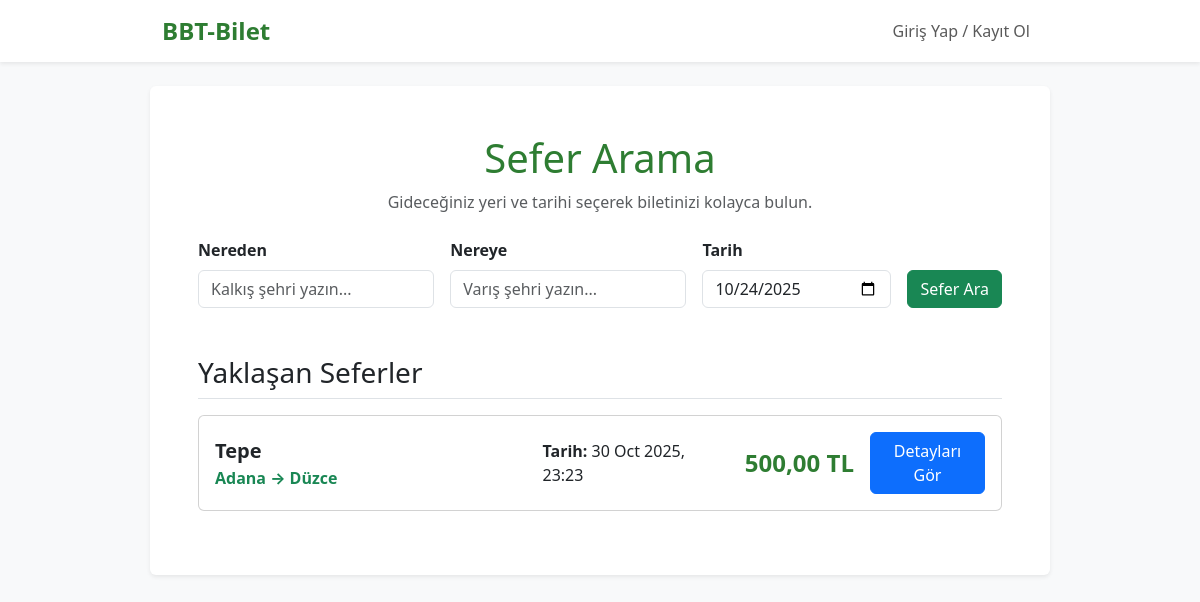
The page / on the database its author committed.
### tables this page shows
CREATE TABLE Trips (
    id INTEGER PRIMARY KEY AUTOINCREMENT,
    uuid TEXT DEFAULT (uuid()) NOT NULL UNIQUE,
    company_id INTEGER NOT NULL,
    destination_city TEXT NOT NULL,
    arrival_time TEXT NOT NULL, -- DATETIME
    departure_city TEXT NOT NULL,
    departure_time TEXT NOT NULL, -- DATETIME
    price REAL NOT NULL,
    capacity INTEGER NOT NULL,
    created_at TEXT DEFAULT (strftime('%Y-%m-%d %H:%M:%S', 'now', 'localtime')),
    FOREIGN KEY (company_id) REFERENCES Bus_Company(id) ON DELETE CASCADE
);

CREATE TABLE Bus_Company (
    id INTEGER PRIMARY KEY AUTOINCREMENT,
    uuid TEXT DEFAULT (uuid()) NOT NULL UNIQUE,
    name TEXT NOT NULL UNIQUE,
    logo_path TEXT,
    created_at TEXT DEFAULT (strftime('%Y-%m-%d %H:%M:%S', 'now', 'localtime'))
);

### functions.php (called while the page is built, shortened)
<?php
function getAllUpcomingTrips(PDO $pdo, int $limit = 20): array
{
    $sql = "
        SELECT T.*, BC.name as company_name, BC.logo_path
        FROM Trips AS T JOIN Bus_Company AS BC ON T.company_id = BC.id
        WHERE T.departure_time >= strftime('%Y-%m-%d %H:%M:%S', 'now', 'localtime')
        ORDER BY T.departure_time ASC LIMIT :limit";
    $stmt = $pdo->prepare($sql);
    $stmt->bindValue(':limit', $limit, PDO::PARAM_INT);
    $stmt->execute();
    return $stmt->fetchAll();
}
?>

### index.php (the view, shortened to what this page needs)
<?php
require_once 'functions.php';
$trips = [];
$all_upcoming_trips = [];
$form_submitted = false;
if ($_SERVER['REQUEST_METHOD'] === 'POST' && isset($_POST['search_trips'])) {
    $form_submitted = true;
    $departure_city = trim($_POST['departure_city'] ?? '');
    $destination_city = trim($_POST['destination_city'] ?? '');
    $trip_date = trim($_POST['trip_date'] ?? '');
    if (!empty($departure_city) && !empty($destination_city) && !empty($trip_date)) {
        $trips = searchTrips($pdo, $departure_city, $destination_city, $trip_date);
    }
} else {
    $form_submitted = false;
    $all_upcoming_trips = getAllUpcomingTrips($pdo, 20);
}
?>
<!DOCTYPE html>
<html lang="tr">
<head>
    <link href="https://cdn.jsdelivr.net/npm/bootstrap@5.3.3/dist/css/bootstrap.min.css" rel="stylesheet">
</head>
<body class="bg-light">
    <nav class="navbar navbar-expand-lg bg-white shadow-sm mb-4">
        <div class="container" style="max-width: 900px;">
            <a class="navbar-brand fw-bold fs-4" href="index.php" style="color: #2e7d32;">BBT-Bilet</a>
            <div class="collapse navbar-collapse" id="mainNav">
                <ul class="navbar-nav ms-auto align-items-lg-center">
                    <?php if (isset($_SESSION['user_id'])): ?>
                        <li class="nav-item">
                            <span class="navbar-text me-3">
                                Hoş geldin, <strong class="text-dark"><?= htmlspecialchars($_SESSION['user_fullname'] ?? 'Misafir') ?></strong>!
                            </span>
                        </li>
                        <?php if (isset($_SESSION['user_role'])): ?>
                            <?php if ($_SESSION['user_role'] == 'user'): ?>
                                <li class="nav-item">
                                    <a class="nav-link" href="account.php">Hesabım</a>
                                </li>
                                <li class="nav-item">
                                    <span class="navbar-text me-3">Bakiye: <strong class="text-success"><?= number_format($_SESSION['user_balance'] ?? 0, 2) ?> TL</strong></span>
                                </li>
                            <?php elseif ($_SESSION['user_role'] == 'admin'): ?>
                                <li class="nav-item">
                                    <a class="nav-link" href="admin_panel.php">Admin Paneli</a>
                                </li>
                                <li class="nav-item">
                                    <a class="nav-link text-danger fw-bold" href="coupon_management.php">Kupon Yönetimi</a>
                                </li>
                            <?php elseif ($_SESSION['user_role'] == 'company_admin'): ?>
                                <li class="nav-item">
                                    <a class="nav-link" href="account.php">Hesabım</a>
                                </li>
                                <li class="nav-item">
                                    <a class="nav-link" href="company_admin_panel.php">Firma Paneli</a>
                                </li>
                                <li class="nav-item">
                                    <a class="nav-link text-danger fw-bold" href="coupon_management.php">Kupon Yönetimi</a>
                                </li>
                            <?php endif; ?>
                        <?php endif; ?>
                        <li class="nav-item">
                            <a class="nav-link" href="logout.php">Çıkış Yap</a>
                        </li>
                    <?php else: ?>
                        <li class="nav-item">
                            <a class="nav-link" href="login_register.php">Giriş Yap / Kayıt Ol</a>
                        </li>
                    <?php endif; ?>
                </ul>
            </div>
        </div>
    </nav>
    <div class="container bg-white p-4 p-md-5 rounded shadow-sm" style="max-width: 900px;">
        <h1 class="text-center" style="color: #2e7d32;">Sefer Arama</h1>
        <p class="text-center text-muted mb-4">Gideceğiniz yeri ve tarihi seçerek biletinizi kolayca bulun.</p>
        <form action="index.php" method="POST" class="mb-4">
            <div class="row g-3 align-items-end">
                <div class="col-md">
                    <label for="departure_city" class="form-label fw-bold">Nereden</label>
                    <input list="cities" class="form-control" id="departure_city" name="departure_city" placeholder="Kalkış şehri yazın..." required value="<?= htmlspecialchars($_POST['departure_city'] ?? '') ?>">
                </div>
                <div class="col-md">
                    <label for="destination_city" class="form-label fw-bold">Nereye</label>
                    <input list="cities" class="form-control" id="destination_city" name="destination_city" placeholder="Varış şehri yazın..." required value="<?= htmlspecialchars($_POST['destination_city'] ?? '') ?>">
                </div>
                <div class="col-md-3">
                    <label for="trip_date" class="form-label fw-bold">Tarih</label>
                    <input type="date" class="form-control" id="trip_date" name="trip_date" value="<?= htmlspecialchars($_POST['trip_date'] ?? date('Y-m-d')) ?>" required>
                </div>
                <div class="col-md-auto">
                    <button type="submit" name="search_trips" class="btn btn-success w-100">Sefer Ara</button>
                </div>
            </div>
        </form>
        <div class="search-results mt-5">
            <?php if ($form_submitted): ?>
                <h2 class="fs-3 mb-3 border-bottom pb-2">Arama Sonuçları</h2>
                <?php if (!empty($trips)): ?>
                    <?php foreach ($trips as $trip): ?>
                        <div class="card mb-3">
                            <div class="card-body">
                                <div class="row align-items-center g-3">
                                    <div class="col-md-3 fw-bold fs-5"><?= htmlspecialchars($trip['company_name']) ?></div>
                                    <div class="col-md-4">
                                        <strong>Kalkış:</strong> <?= date('H:i', strtotime($trip['departure_time'])) ?> <br>
                                        <strong>Varış:</strong> <?= date('H:i', strtotime($trip['arrival_time'])) ?>
                                    </div>
                                    <div class="col-md-2 text-md-end">
                                        <span class="fs-4 fw-bold" style="color: #2e7d32;"><?= htmlspecialchars(number_format($trip['price'], 2, ',', '.')) ?> TL</span>
                                    </div>
                                    <div class="col-md-3 text-md-end">
                                        <a href="trip_details.php?trip_uuid=<?= $trip['uuid'] ?>" class="btn btn-primary w-100 w-md-auto">Detayları Gör</a>
                                    </div>
                                </div>
                            </div>
                        </div>
                    <?php endforeach; ?>
                <?php else: ?>
                    <div class="alert alert-warning text-center">Aradığınız kriterlere uygun sefer bulunamadı.</div>
                <?php endif; ?>
            <?php else: ?>
                <div class="upcoming-trips">
                    <h2 class="fs-3 mb-3 border-bottom pb-2">Yaklaşan Seferler</h2>
                    <?php if (!empty($all_upcoming_trips)): ?>
                        <?php foreach ($all_upcoming_trips as $trip): ?>
                             <div class="card mb-3">
                                <div class="card-body">
                                    <div class="row align-items-center g-3">
                                        <div class="col-md-5">
                                            <span class="fw-bold fs-5"><?= htmlspecialchars($trip['company_name']) ?></span><br>
                                            <span class="text-success fw-bold">
                                                <?= htmlspecialchars($trip['departure_city']) ?> &rarr; <?= htmlspecialchars($trip['destination_city']) ?>
                                            </span>
                                        </div>
                                        <div class="col-md-3">
                                            <strong>Tarih:</strong> <?= date('d M Y, H:i', strtotime($trip['departure_time'])) ?>
                                        </div>
                                        <div class="col-md-2 text-md-end">
                                            <span class="fs-4 fw-bold" style="color: #2e7d32;"><?= htmlspecialchars(number_format($trip['price'], 2, ',', '.')) ?> TL</span>
                                        </div>
                                        <div class="col-md-2 text-md-end">
                                            <a href="trip_details.php?trip_uuid=<?= $trip['uuid'] ?>" class="btn btn-primary w-100 w-md-auto">Detayları Gör</a>
                                        </div>
                                    </div>
                                </div>
                            </div>
                        <?php endforeach; ?>
                    <?php else: ?>
                        <div class="alert alert-info text-center">Gösterilecek yaklaşan sefer bulunmamaktadır.</div>
                    <?php endif; ?>
                </div>
            <?php endif; ?>
        </div>
    </div>
</body>
</html>

### rows shown on the page
trips: company.name "Tepe", departure_city "Adana", destination_city "Düzce", departure_time "30 Oct 2025, 23:23", price "500,00"
